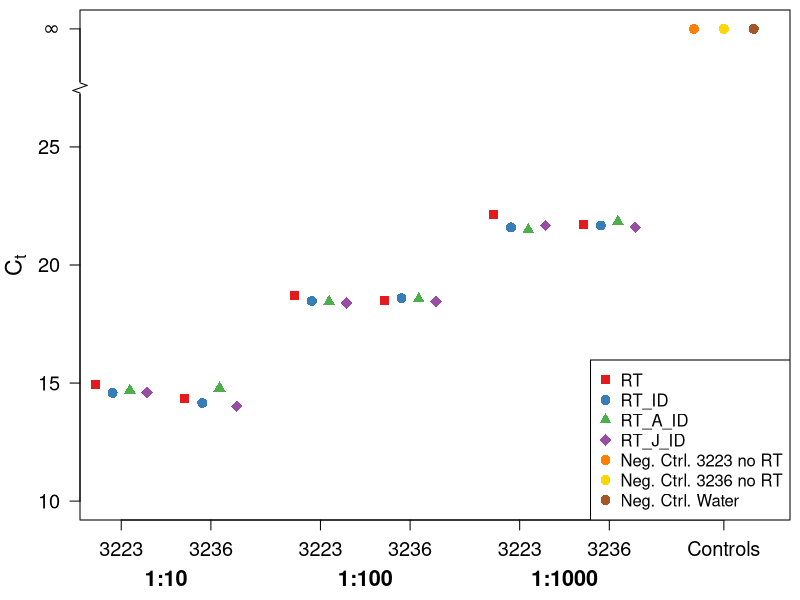

Recreate this plot in R.
require(plotrix)
require(RColorBrewer)
colours = brewer.pal(7, "Set1")
colours[6] = "gold"

DATA = read.table("qPCR.csv", header=TRUE, sep=",")

CONTROL_OFFSETS = c(3.65, 3.8, 3.95)
DILUTION_OFFSET = 1:3
PRIMER_RANGE = 0.45
PRIMER_OFFSETS = c(-PRIMER_RANGE/2, PRIMER_RANGE/2)
MINOR_OFFSET = seq(from=-0.13, to=0.13, length.out=4)

x_axis_ticks = c(rep(DILUTION_OFFSET, each=2) + rep(PRIMER_OFFSETS, 3), 3.8)

DILUTION=c("1_10", "1_100", "1_1000")
PRIMER=c("A", "B")
SUBTYPE=c("1", "2", "3", "4")

PCHs=c(21, 22, 23, 24)-6
CEX=c(1, 1.1, 1, 1.3)*1.2

pdf(file="Figure2.pdf", width=8, height=5)
par(oma = c(0,0,0,0))
par(mar = c(4,4,0.5,0.5))
par(mgp = c(2.5,1,0))

plot(NA, xlim=c(0.7, 4.0), ylim=c(10, 30), xaxt="n", yaxt="n", ylab=expression(C["t"]), xlab="", cex.lab=1.4)
axis(1, at=x_axis_ticks, labels=c(rep(c("3223", "3236"), 3), "Controls"), cex.axis=1.2)
axis(2, at=c(10, 15, 20, 25, 30), labels=c(10, 15, 20, 25, expression(infinity)), las=1, cex.axis=1.2)
axis.break(2, 27.5, style="zigzag")

for (i in 1:3)
{	# dilution series
	for (j in 1:2)
	{	# primer type
		for (k in 1:4)
		{	# primer subtype
			y=subset(DATA, Dilution==DILUTION[i] & Primer==PRIMER[j] & Type==SUBTYPE[k])$Ct_Mean
			points(DILUTION_OFFSET[i] + PRIMER_OFFSETS[j] + MINOR_OFFSET[k], y, pch=PCHs[k], col=colours[k], cex=CEX[k])
		}
	}
}

Control_Primer = c("A", "B", "0")
Control_Type = c("RT", "RT", "Water")
Dil_Labels = c("1:10", "1:100", "1:1000")
for (i in 1:3)
{
	mtext(Dil_Labels[i], at=DILUTION_OFFSET[i], side=1, line=2.5, font=2, cex=1.3)
	
	y=subset(DATA, Dilution=="Control" & Primer==Control_Primer[i] & Type==Control_Type[i])$Ct_Mean
	points(CONTROL_OFFSETS[i], y, col=colours[i+4], pch=16, cex=CEX[2])
}

legend("bottomright", legend=c("RT", "RT_ID", "RT_A_ID", "RT_J_ID", "Neg. Ctrl. 3223 no RT", "Neg. Ctrl. 3236 no RT", "Neg. Ctrl. Water"), col = colours, pch = c(PCHs, rep(16, 3)), pt.cex=c(CEX, rep(CEX[2], 3)))
dev.off()
